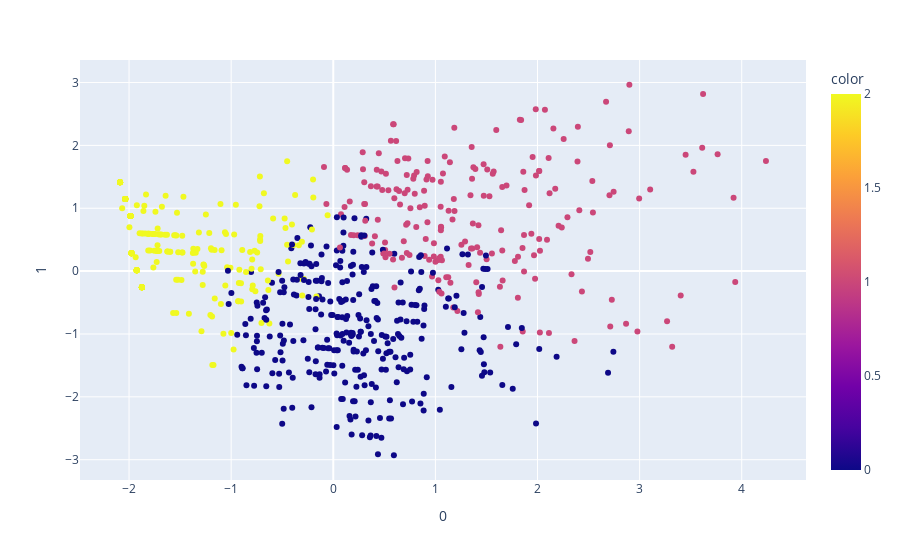

Notebook cell for this chart:
### Code cell
km = KMeans(n_clusters=3,
            n_init=30)
pca = PCA(n_components=3)
components = pca.fit_transform(df_cust2)
y_km = km.fit_predict(components)




fig = px.scatter(components, x=0, y=1, color=y_km)
fig.show()

### Figure 1 — Plotly figure (JSON) as saved in the notebook; plotly's stock layout.template omitted (floating-point values rounded to 4 significant figures; data arrays with more than 128 entries replaced by an {"elided": "..."} marker saying what was removed)
{"data": [{"hovertemplate": "0=%{x}<br>1=%{y}<br>color=%{marker.color}<extra></extra>", "legendgroup": "", "marker": {"color": {"elided": "747 int values"}, "coloraxis": "coloraxis", "symbol": "circle"}, "mode": "markers", "name": "", "orientation": "v", "showlegend": false, "type": "scatter", "x": {"elided": "747 float values"}, "xaxis": "x", "y": {"elided": "747 float values"}, "yaxis": "y"}], "layout": {"autosize": true, "coloraxis": {"colorbar": {"title": {"text": "color"}}, "colorscale": [[0, "#0d0887"], [0.1111, "#46039f"], [0.2222, "#7201a8"], [0.3333, "#9c179e"], [0.4444, "#bd3786"], [0.5556, "#d8576b"], [0.6667, "#ed7953"], [0.7778, "#fb9f3a"], [0.8889, "#fdca26"], [1, "#f0f921"]]}, "legend": {"tracegroupgap": 0}, "margin": {"t": 60}, "xaxis": {"anchor": "y", "autorange": true, "domain": [0, 1], "range": [-2.467, 4.616], "title": {"text": "0"}, "type": "linear"}, "yaxis": {"anchor": "x", "autorange": true, "domain": [0, 1], "range": [-3.347, 3.382], "title": {"text": "1"}, "type": "linear"}}}
